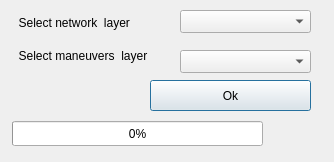
<?xml version="1.0" encoding="UTF-8"?>
<ui version="4.0">
 <class>NNG_road_network_ToolDialogBase</class>
 <widget class="QDialog" name="NNG_road_network_ToolDialogBase">
  <property name="geometry">
   <rect>
    <x>0</x>
    <y>0</y>
    <width>334</width>
    <height>162</height>
   </rect>
  </property>
  <property name="windowTitle">
   <string>NNG_road_network_Tool</string>
  </property>
  <widget class="QProgressBar" name="progressBar">
   <property name="geometry">
    <rect>
     <x>12</x>
     <y>121</y>
     <width>251</width>
     <height>25</height>
    </rect>
   </property>
   <property name="value">
    <number>0</number>
   </property>
  </widget>
  <widget class="QComboBox" name="comboBox">
   <property name="geometry">
    <rect>
     <x>180</x>
     <y>10</y>
     <width>131</width>
     <height>23</height>
    </rect>
   </property>
  </widget>
  <widget class="QLabel" name="label">
   <property name="geometry">
    <rect>
     <x>12</x>
     <y>14</y>
     <width>135</width>
     <height>17</height>
    </rect>
   </property>
   <property name="text">
    <string>  Select network  layer</string>
   </property>
  </widget>
  <widget class="QPushButton" name="Ok">
   <property name="geometry">
    <rect>
     <x>150</x>
     <y>80</y>
     <width>161</width>
     <height>31</height>
    </rect>
   </property>
   <property name="text">
    <string>Ok</string>
   </property>
  </widget>
  <widget class="QLabel" name="label_2">
   <property name="geometry">
    <rect>
     <x>12</x>
     <y>47</y>
     <width>153</width>
     <height>17</height>
    </rect>
   </property>
   <property name="text">
    <string>  Select maneuvers  layer</string>
   </property>
  </widget>
  <widget class="QComboBox" name="comboBox_2">
   <property name="geometry">
    <rect>
     <x>180</x>
     <y>50</y>
     <width>131</width>
     <height>23</height>
    </rect>
   </property>
  </widget>
 </widget>
 <resources/>
 <connections/>
</ui>
